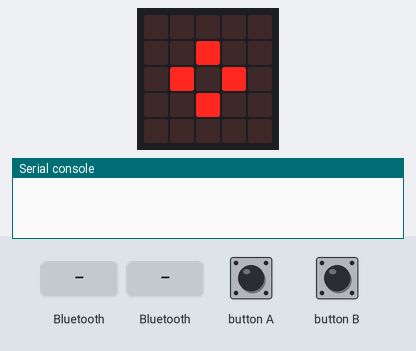
Recording of a program running on a simulated BBC micro:bit (MakeCode). Parts: the board's 5×5 LED display, the last lines printed to the serial console. Inputs (shaded band) come from the test bench.

Above: at 1.8 s.
1.9 s: "HEART" arrives over Bluetooth UART
At 3.1 s:
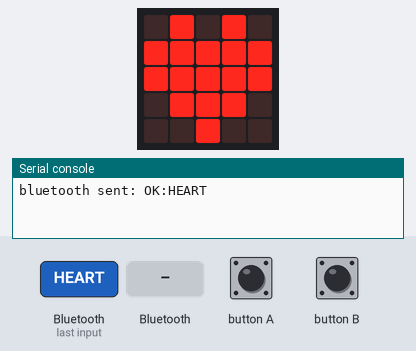
3.4 s: "SMILE" arrives over Bluetooth UART
At 4.4 s:
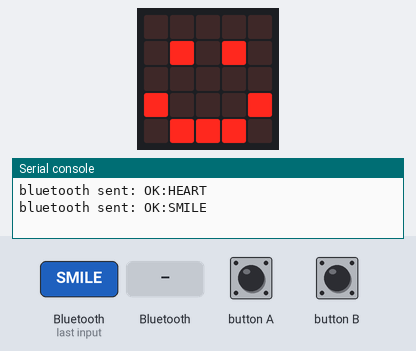
4.9 s: a phone connects over Bluetooth
At 5.6 s:
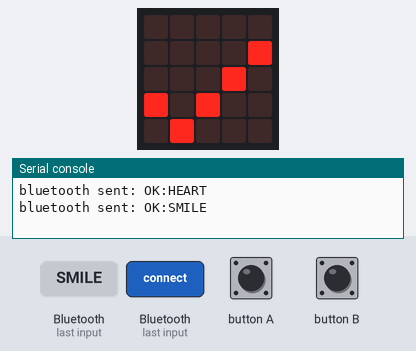
6.4 s: "CLEAR" arrives over Bluetooth UART
At 6.7 s:
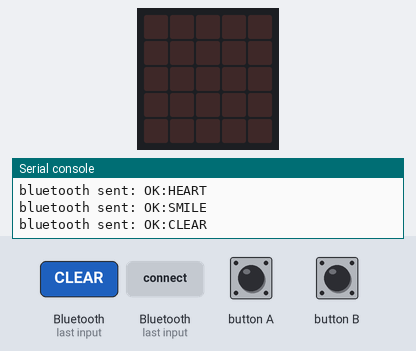
Timing chart, 0 to 9.4 s (numbered marks = the images above; inputs shaded):
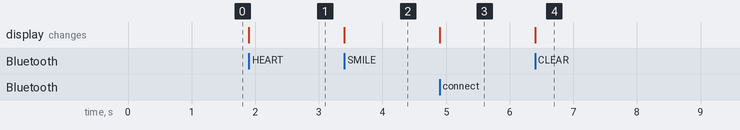

Measured:
- after the input at 1.9 s, the display: changes at once (image 1)
- after the input at 3.4 s, the display: changes at once (image 2)
- after the input at 4.9 s, the display: changes at once (image 3)
- after the input at 6.4 s, the display: changes at once (image 4)

The program:

main.ts
```typescript
// Phone <-> micro:bit proof of concept. No motors or expansion board required.
let connected = false
bluetooth.startUartService()
bluetooth.onBluetoothConnected(function () {
    connected = true
    basic.showIcon(IconNames.Yes)
})
bluetooth.onBluetoothDisconnected(function () {
    connected = false
    basic.showIcon(IconNames.SmallDiamond)
})
bluetooth.onUartDataReceived(serial.delimiters(Delimiters.NewLine), function () {
    let command = bluetooth.uartReadUntil(serial.delimiters(Delimiters.NewLine))
    if (command == "PING") {
        bluetooth.uartWriteString("PONG\n")
    } else if (command == "HEART") {
        basic.showIcon(IconNames.Heart)
        bluetooth.uartWriteString("OK:HEART\n")
    } else if (command == "SMILE") {
        basic.showIcon(IconNames.Happy)
        bluetooth.uartWriteString("OK:SMILE\n")
    } else if (command == "CLEAR") {
        basic.clearScreen()
        bluetooth.uartWriteString("OK:CLEAR\n")
    } else {
        bluetooth.uartWriteString("ERR:COMMAND\n")
    }
})
input.onButtonPressed(Button.A, function () {
    if (connected) bluetooth.uartWriteString("BUTTON:A\n")
})
input.onButtonPressed(Button.B, function () {
    if (connected) bluetooth.uartWriteString("BUTTON:B\n")
})
basic.showIcon(IconNames.SmallDiamond)
```
